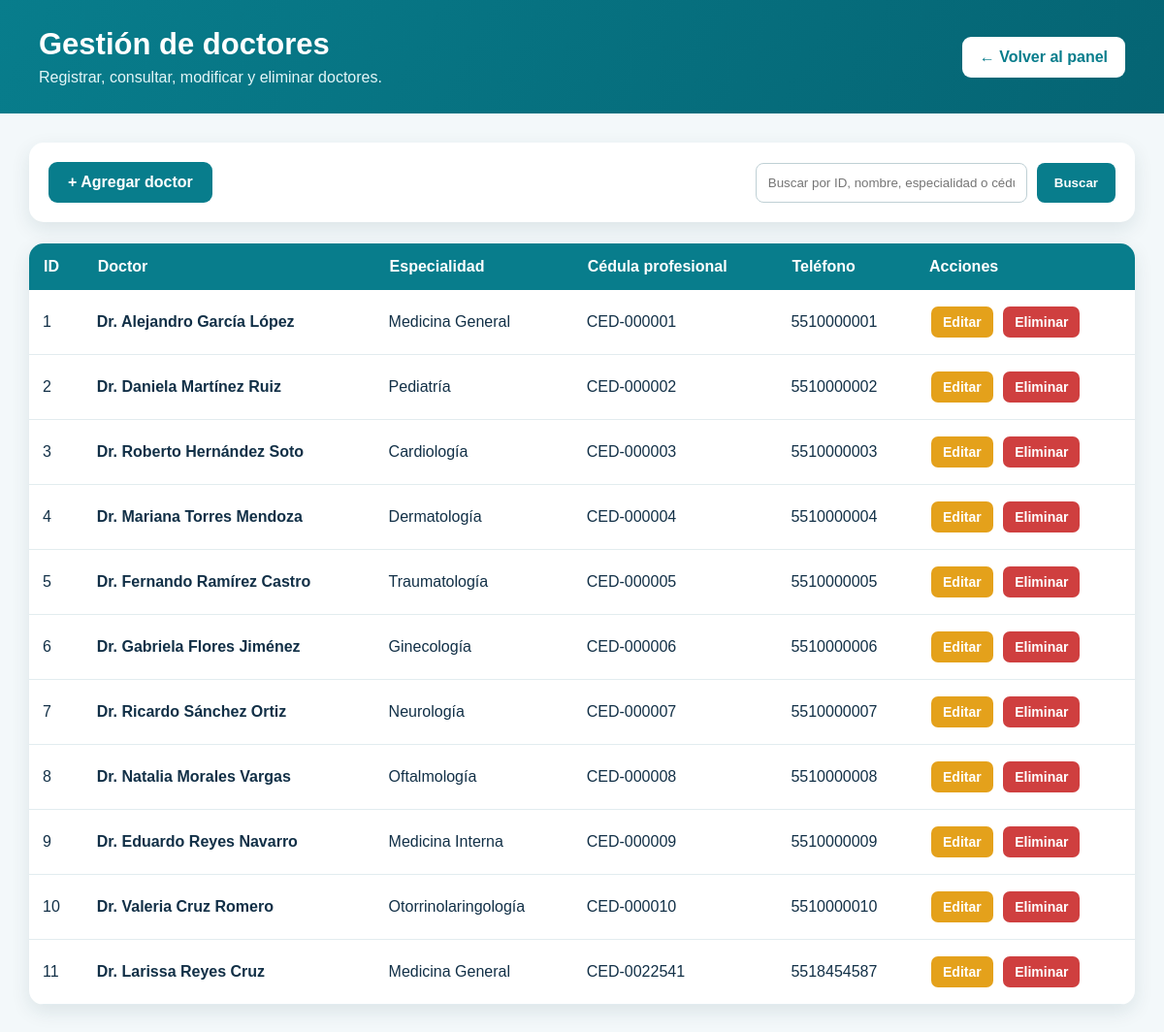
The page /hospital/doctores/index.php (signed in) on the database its author committed.
### tables this page shows
CREATE TABLE `doctores` (
  `id_doctor` int NOT NULL,
  `nombre` varchar(100) NOT NULL,
  `apellido` varchar(100) NOT NULL,
  `especialidad` varchar(255) NOT NULL,
  `cedula_prof` varchar(30) NOT NULL,
  `telefono` varchar(20) NOT NULL
);

### hospital/doctores/index.php (the view, shortened to what this page needs)
<?php
require_once "../conexion/conexion.php";
$busqueda = trim($_GET["buscar"] ?? "");
if ($busqueda !== "") {
    $sql = "SELECT *
            FROM doctores
            WHERE id_doctor = ?
               OR nombre LIKE ?
               OR apellido LIKE ?
               OR especialidad LIKE ?
               OR cedula_prof LIKE ?
            ORDER BY id_doctor ASC";
    $consulta = mysqli_prepare($conexion, $sql);
    $idBusqueda = is_numeric($busqueda)
        ? (int) $busqueda
        : 0;
    $textoBusqueda = "%" . $busqueda . "%";
    mysqli_stmt_bind_param(
        $consulta,
        "issss",
        $idBusqueda,
        $textoBusqueda,
        $textoBusqueda,
        $textoBusqueda,
        $textoBusqueda
    );
    mysqli_stmt_execute($consulta);
    $resultado = mysqli_stmt_get_result($consulta);
} else {
    $sql = "SELECT *
            FROM doctores
            ORDER BY id_doctor ASC";
    $resultado = mysqli_query($conexion, $sql);
}
?>
<!DOCTYPE html>
<html lang="es">
<head>
    <link
        rel="stylesheet"
        href="../css/estilos.css"
    >
</head>
<body class="pagina-crud">
    <header class="cabecera-crud">
        <div>
            <h1>Gestión de doctores</h1>
            <p>
                Registrar, consultar, modificar y eliminar doctores.
            </p>
        </div>
        <a
            href="../panel.php"
            class="boton-regresar"
        >
            ← Volver al panel
        </a>
    </header>
    <main class="contenido-crud">
        <section class="barra-acciones">
            <a
                href="agregar.php"
                class="boton-agregar"
            >
                + Agregar doctor
            </a>
            <form
                action="index.php"
                method="GET"
                class="formulario-busqueda"
            >
                <input
                    type="text"
                    name="buscar"
                    placeholder="Buscar por ID, nombre, especialidad o cédula"
                    value="<?php echo htmlspecialchars($busqueda); ?>"
                >
                <button type="submit">
                    Buscar
                </button>
            </form>
        </section>
        <section class="contenedor-tabla">
            <table class="tabla-pacientes">
                <thead>
                    <tr>
                        <th>ID</th>
                        <th>Doctor</th>
                        <th>Especialidad</th>
                        <th>Cédula profesional</th>
                        <th>Teléfono</th>
                        <th>Acciones</th>
                    </tr>
                </thead>
                <tbody>
                    <?php if ($resultado && mysqli_num_rows($resultado) > 0): ?>
                        <?php while ($doctor = mysqli_fetch_assoc($resultado)): ?>
                            <tr>
                                <td>
                                    <?php echo $doctor["id_doctor"]; ?>
                                </td>
                                <td>
                                    <strong>
                                        Dr.
                                        <?php
                                        echo htmlspecialchars(
                                            $doctor["nombre"] . " " .
                                            $doctor["apellido"]
                                        );
                                        ?>
                                    </strong>
                                </td>
                                <td>
                                    <?php
                                    echo htmlspecialchars(
                                        $doctor["especialidad"]
                                    );
                                    ?>
                                </td>
                                <td>
                                    <?php
                                    echo htmlspecialchars(
                                        $doctor["cedula_prof"]
                                    );
                                    ?>
                                </td>
                                <td>
                                    <?php
                                    echo htmlspecialchars(
                                        $doctor["telefono"]
                                    );
                                    ?>
                                </td>
                                <td class="acciones-tabla">
                                    <a
                                        href="editar.php?id=<?php echo $doctor["id_doctor"]; ?>"
                                        class="boton-editar"
                                    >
                                        Editar
                                    </a>
                                    <?php if ($_SESSION["rol"] === "Administrador"): ?>
                                        <a
                                            href="eliminar.php?id=<?php echo $doctor["id_doctor"]; ?>"
                                            class="boton-eliminar"
                                            onclick="return confirm('¿Seguro que deseas eliminar este doctor?');"
                                        >
                                            Eliminar
                                        </a>
                                    <?php endif; ?>
                                </td>
                            </tr>
                        <?php endwhile; ?>
                    <?php endif; ?>
                </tbody>
            </table>
        </section>
    </main>
</body>
</html>

### hospital/css/estilos.css (style rules this page uses)
* { box-sizing: border-box; margin: 0; padding: 0; }
:root { --verde-principal: #087d8c; --verde-oscuro: #056473; --verde-claro: #dff5f6; --azul-texto: #123047; --gris-fondo: #f3f8fa; --gris-texto: #5b6c76; --blanco: #ffffff; --sombra: 0 8px 25px rgba(21, 55, 70, 0.11); }
body { font-family: Arial, Helvetica, sans-serif; color: var(--azul-texto); background-color: var(--gris-fondo); }
.pagina-crud { min-height: 100vh; background-color: #f3f8fa; }
.cabecera-crud { display: flex; justify-content: space-between; align-items: center; gap: 20px; padding: 28px 40px; background: linear-gradient(120deg, #087d8c, #056473); color: white; }
.cabecera-crud h1 { margin-bottom: 7px; font-size: 31px; }
.cabecera-crud p { color: #e4f6f8; }
.boton-regresar { padding: 12px 18px; border-radius: 9px; background-color: white; color: #087d8c; text-decoration: none; font-weight: bold; }
.contenido-crud { max-width: 1550px; margin: 0 auto; padding: 30px; }
.barra-acciones { display: flex; justify-content: space-between; align-items: center; gap: 20px; margin-bottom: 22px; padding: 20px; border-radius: 15px; background-color: white; box-shadow: 0 7px 20px rgba(21, 55, 70, 0.1); }
.boton-agregar { padding: 12px 20px; border-radius: 9px; background-color: #087d8c; color: white; text-decoration: none; font-weight: bold; }
.formulario-busqueda { display: flex; gap: 10px; flex-wrap: wrap; }
.formulario-busqueda input { min-width: 280px; padding: 12px; border: 1px solid #bfd0d5; border-radius: 8px; outline: none; }
.formulario-busqueda button, .boton-limpiar { padding: 12px 18px; border: none; border-radius: 8px; background-color: #087d8c; color: white; text-decoration: none; font-weight: bold; cursor: pointer; }
.contenedor-tabla { overflow-x: auto; border-radius: 15px; background-color: white; box-shadow: 0 7px 20px rgba(21, 55, 70, 0.1); }
.tabla-pacientes { width: 100%; border-collapse: collapse; }
.tabla-pacientes th { padding: 15px; background-color: #087d8c; color: white; text-align: left; white-space: nowrap; }
.tabla-pacientes td { padding: 14px; border-bottom: 1px solid #e2ecef; vertical-align: middle; }
.acciones-tabla { min-width: 160px; }
.boton-editar, .boton-eliminar { display: inline-block; margin: 3px; padding: 8px 12px; border-radius: 7px; color: white; text-decoration: none; font-size: 14px; font-weight: bold; }
.boton-editar { background-color: #e4a11b; }
.boton-eliminar { background-color: #cf3f3f; }

### rows shown on the page
doctores: id_doctor "1", nombre+apellido "Alejandro García López", especialidad "Medicina General", cedula_prof "CED-000001", telefono "5510000001"
doctores: id_doctor "2", nombre+apellido "Daniela Martínez Ruiz", especialidad "Pediatría", cedula_prof "CED-000002", telefono "5510000002"
doctores: id_doctor "3", nombre+apellido "Roberto Hernández Soto", especialidad "Cardiología", cedula_prof "CED-000003", telefono "5510000003"
doctores: id_doctor "4", nombre+apellido "Mariana Torres Mendoza", especialidad "Dermatología", cedula_prof "CED-000004", telefono "5510000004"
doctores: id_doctor "5", nombre+apellido "Fernando Ramírez Castro", especialidad "Traumatología", cedula_prof "CED-000005", telefono "5510000005"
doctores: id_doctor "6", nombre+apellido "Gabriela Flores Jiménez", especialidad "Ginecología", cedula_prof "CED-000006", telefono "5510000006"
doctores: id_doctor "7", nombre+apellido "Ricardo Sánchez Ortiz", especialidad "Neurología", cedula_prof "CED-000007", telefono "5510000007"
doctores: id_doctor "8", nombre+apellido "Natalia Morales Vargas", especialidad "Oftalmología", cedula_prof "CED-000008", telefono "5510000008"
doctores: id_doctor "9", nombre+apellido "Eduardo Reyes Navarro", especialidad "Medicina Interna", cedula_prof "CED-000009", telefono "5510000009"
doctores: id_doctor "10", nombre+apellido "Valeria Cruz Romero", especialidad "Otorrinolaringología", cedula_prof "CED-000010", telefono "5510000010"
doctores: id_doctor "11", nombre+apellido "Larissa Reyes Cruz", especialidad "Medicina General", cedula_prof "CED-0022541", telefono "5518454587"
